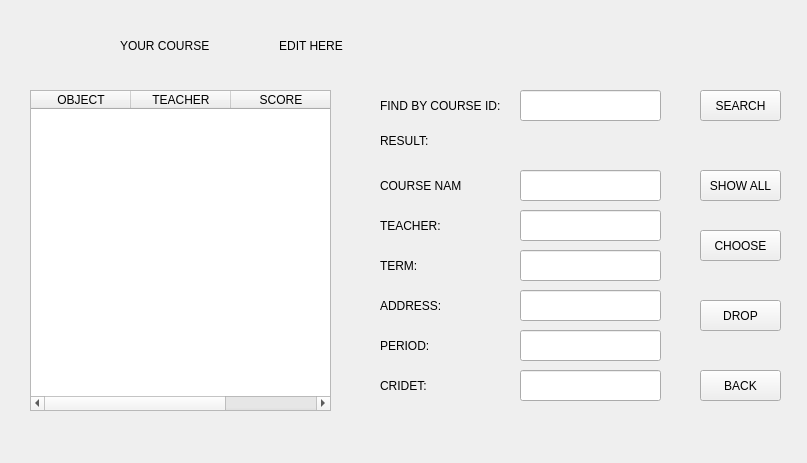
<?xml version="1.0" encoding="UTF-8"?>
<ui version="4.0">
 <class>coursefind</class>
 <widget class="QWidget" name="coursefind">
  <property name="geometry">
   <rect>
    <x>0</x>
    <y>0</y>
    <width>807</width>
    <height>463</height>
   </rect>
  </property>
  <property name="windowTitle">
   <string>Form</string>
  </property>
  <widget class="QLabel" name="label">
   <property name="geometry">
    <rect>
     <x>120</x>
     <y>20</y>
     <width>541</width>
     <height>51</height>
    </rect>
   </property>
   <property name="styleSheet">
    <string notr="true">font: 75 18pt &quot;Consolas&quot;;</string>
   </property>
   <property name="text">
    <string>YOUR COURSE                     EDIT HERE</string>
   </property>
  </widget>
  <widget class="QLabel" name="label_2">
   <property name="geometry">
    <rect>
     <x>380</x>
     <y>90</y>
     <width>131</width>
     <height>31</height>
    </rect>
   </property>
   <property name="text">
    <string>FIND BY COURSE ID:</string>
   </property>
  </widget>
  <widget class="QLabel" name="label_3">
   <property name="geometry">
    <rect>
     <x>380</x>
     <y>170</y>
     <width>81</width>
     <height>31</height>
    </rect>
   </property>
   <property name="text">
    <string>COURSE NAME:</string>
   </property>
  </widget>
  <widget class="QLabel" name="label_4">
   <property name="geometry">
    <rect>
     <x>380</x>
     <y>210</y>
     <width>61</width>
     <height>31</height>
    </rect>
   </property>
   <property name="text">
    <string>TEACHER:</string>
   </property>
  </widget>
  <widget class="QLabel" name="label_5">
   <property name="geometry">
    <rect>
     <x>380</x>
     <y>250</y>
     <width>61</width>
     <height>31</height>
    </rect>
   </property>
   <property name="text">
    <string>TERM:</string>
   </property>
  </widget>
  <widget class="QLabel" name="label_6">
   <property name="geometry">
    <rect>
     <x>380</x>
     <y>290</y>
     <width>91</width>
     <height>31</height>
    </rect>
   </property>
   <property name="text">
    <string>ADDRESS:</string>
   </property>
  </widget>
  <widget class="QLabel" name="label_7">
   <property name="geometry">
    <rect>
     <x>380</x>
     <y>330</y>
     <width>71</width>
     <height>31</height>
    </rect>
   </property>
   <property name="text">
    <string>PERIOD:</string>
   </property>
  </widget>
  <widget class="QLineEdit" name="stu_course_IDlineEdit">
   <property name="geometry">
    <rect>
     <x>520</x>
     <y>90</y>
     <width>141</width>
     <height>31</height>
    </rect>
   </property>
  </widget>
  <widget class="QLineEdit" name="stu_course_namelineEdit">
   <property name="geometry">
    <rect>
     <x>520</x>
     <y>170</y>
     <width>141</width>
     <height>31</height>
    </rect>
   </property>
  </widget>
  <widget class="QLineEdit" name="stu_teacher_namelineEdit">
   <property name="geometry">
    <rect>
     <x>520</x>
     <y>210</y>
     <width>141</width>
     <height>31</height>
    </rect>
   </property>
  </widget>
  <widget class="QLineEdit" name="stu_course_timelineEdit">
   <property name="geometry">
    <rect>
     <x>520</x>
     <y>250</y>
     <width>141</width>
     <height>31</height>
    </rect>
   </property>
  </widget>
  <widget class="QLineEdit" name="stu_course_addresslineEdit">
   <property name="geometry">
    <rect>
     <x>520</x>
     <y>290</y>
     <width>141</width>
     <height>31</height>
    </rect>
   </property>
  </widget>
  <widget class="QLineEdit" name="stu_course_periodlineEdit">
   <property name="geometry">
    <rect>
     <x>520</x>
     <y>330</y>
     <width>141</width>
     <height>31</height>
    </rect>
   </property>
  </widget>
  <widget class="QLabel" name="label_8">
   <property name="geometry">
    <rect>
     <x>260</x>
     <y>200</y>
     <width>54</width>
     <height>12</height>
    </rect>
   </property>
   <property name="text">
    <string/>
   </property>
  </widget>
  <widget class="QLabel" name="label_9">
   <property name="geometry">
    <rect>
     <x>380</x>
     <y>130</y>
     <width>81</width>
     <height>21</height>
    </rect>
   </property>
   <property name="text">
    <string>RESULT:</string>
   </property>
  </widget>
  <widget class="QLabel" name="label_10">
   <property name="geometry">
    <rect>
     <x>380</x>
     <y>370</y>
     <width>71</width>
     <height>31</height>
    </rect>
   </property>
   <property name="text">
    <string>CRIDET:</string>
   </property>
  </widget>
  <widget class="QLineEdit" name="stu_course_creditlineEdit">
   <property name="geometry">
    <rect>
     <x>520</x>
     <y>370</y>
     <width>141</width>
     <height>31</height>
    </rect>
   </property>
  </widget>
  <widget class="QPushButton" name="stu_query_courseButton">
   <property name="geometry">
    <rect>
     <x>700</x>
     <y>90</y>
     <width>81</width>
     <height>31</height>
    </rect>
   </property>
   <property name="text">
    <string>SEARCH</string>
   </property>
  </widget>
  <widget class="QPushButton" name="stu_course_backButton">
   <property name="geometry">
    <rect>
     <x>700</x>
     <y>370</y>
     <width>81</width>
     <height>31</height>
    </rect>
   </property>
   <property name="text">
    <string>BACK</string>
   </property>
  </widget>
  <widget class="QPushButton" name="show_all_courseButton">
   <property name="geometry">
    <rect>
     <x>700</x>
     <y>170</y>
     <width>81</width>
     <height>31</height>
    </rect>
   </property>
   <property name="text">
    <string>SHOW ALL</string>
   </property>
  </widget>
  <widget class="QTableWidget" name="tableWidget">
   <property name="geometry">
    <rect>
     <x>30</x>
     <y>90</y>
     <width>301</width>
     <height>321</height>
    </rect>
   </property>
   <column>
    <property name="text">
     <string>OBJECT</string>
    </property>
   </column>
   <column>
    <property name="text">
     <string>TEACHER</string>
    </property>
   </column>
   <column>
    <property name="text">
     <string>SCORE</string>
    </property>
   </column>
  </widget>
  <widget class="QPushButton" name="choose">
   <property name="geometry">
    <rect>
     <x>700</x>
     <y>230</y>
     <width>81</width>
     <height>31</height>
    </rect>
   </property>
   <property name="text">
    <string>CHOOSE</string>
   </property>
  </widget>
  <widget class="QPushButton" name="drop_courseButton">
   <property name="geometry">
    <rect>
     <x>700</x>
     <y>300</y>
     <width>81</width>
     <height>31</height>
    </rect>
   </property>
   <property name="text">
    <string>DROP</string>
   </property>
  </widget>
 </widget>
 <resources/>
 <connections/>
</ui>
